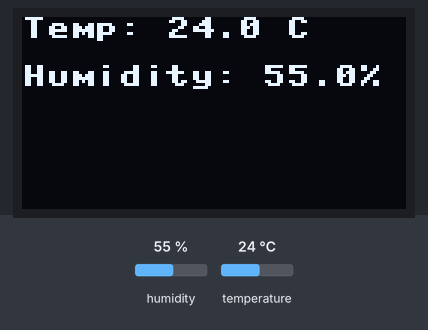
Recording of a program running on a simulated MicroPython board. Shown: 128×64 one-colour display. Inputs (shaded band) come from the test bench; at power-on: humidity 55 %, temperature 24 °C. Library files of the repository ran but are not shown: ssd1306.py; what the program prints to the serial console is not drawn.

Above: at 1.2 s.
1.3 s: humidity set to 22 %
At 3.9 s:
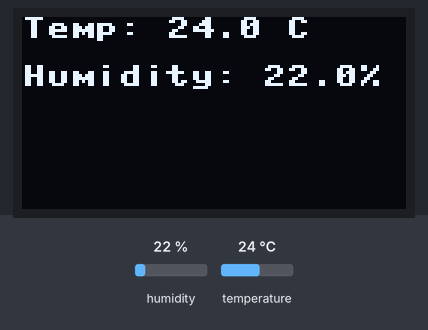
4.2 s: temperature set to 12 °C
At 5.7 s:
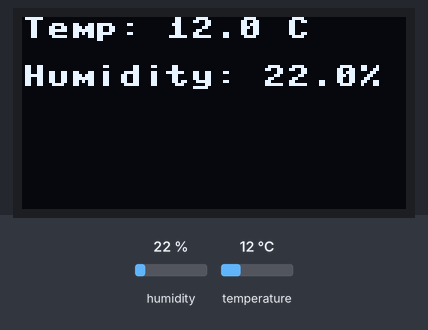
6.7 s: humidity set to 40 %
At 8.6 s:
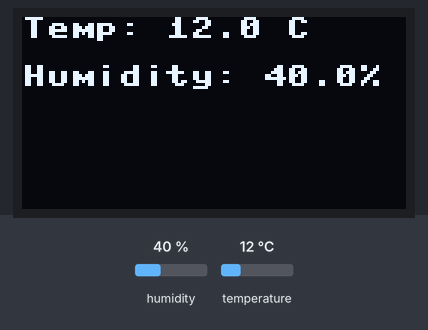
9.2 s: temperature set to 19 °C
Timing chart, 0 to 12.2 s (numbered marks = the images above; inputs shaded):
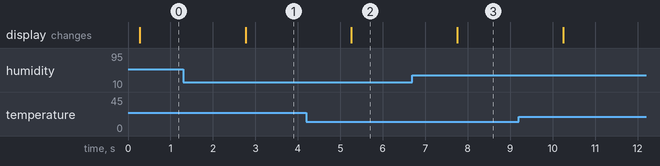

The program:

Task1.py
```python
from machine import Pin
from machine import Pin, I2C  #protocol for interface for oled
import machine
import ssd1306  #Sda->data #scl->clock
import dht
import time

DHT_PIN = 4  # DHT22 data pin

# Initialize DHT22 sensor  (returns value of humidity and temperature)
dht_sensor = dht.DHT22(machine.Pin(DHT_PIN)) # change DHT11 fr physical device

# Initialize OLED display
i2c = machine.I2C(scl=machine.Pin(9), sda=machine.Pin(8))
oled = ssd1306.SSD1306_I2C(128, 64, i2c)  #software for led ,128 x-pixels col,64 y-pixels rows


# Main loop
while True:
    try:
        dht_sensor.measure()
        time.sleep(.2)
        temp = dht_sensor.temperature()
        humidity = dht_sensor.humidity()
        print(temp, humidity)
        oled.fill(0)  #clear screen for oled
        oled.text("Temp: {} C".format(temp), 0, 0) #0,0x axis ad y axis (next text after 8 pixels in y axis)
        oled.text("Humidity: {}%".format(humidity), 0, 16) #0 x axis, 16 y axis(means one line left) , 16 char x axis and 8 char in y axis
        oled.show()


    except Exception as e:
        print("Error reading DHT22 sensor:", e)


    time.sleep(1)  # Update every 2 seconds
```

Measured:
- after the input at 1.3 s, the display: changes after 1.5 s (image 1)
- after the input at 4.2 s, the display: changes after 1.1 s (image 2)
- after the input at 6.7 s, the display: changes after 1.1 s (image 3)
